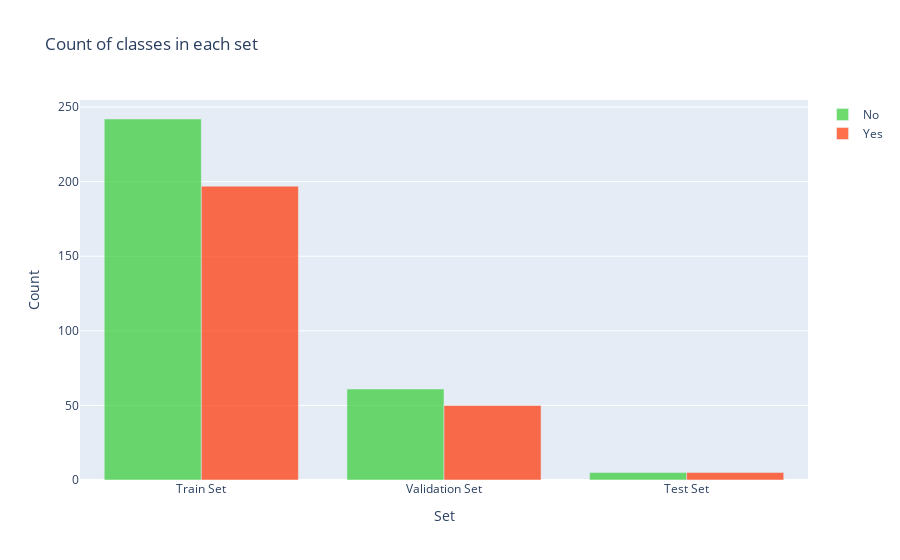

The code cell stored with this chart in its notebook:
### Code cell
y = dict()
y[0] = []
y[1] = []
for set_name in (y_train, y_val, y_test):
    y[0].append(np.sum(set_name == 0))
    y[1].append(np.sum(set_name == 1))

trace0 = go.Bar(
    x=['Train Set', 'Validation Set', 'Test Set'],
    y=y[0],
    name='No',
    marker=dict(color='#33cc33'),
    opacity=0.7
)
trace1 = go.Bar(
    x=['Train Set', 'Validation Set', 'Test Set'],
    y=y[1],
    name='Yes',
    marker=dict(color='#ff3300'),
    opacity=0.7
)
data = [trace0, trace1]
layout = go.Layout(
    title='Count of classes in each set',
    xaxis={'title': 'Set'},
    yaxis={'title': 'Count'}
)
fig = go.Figure(data, layout)
iplot(fig)

### Figure 1 — Plotly figure (JSON) as saved in the notebook; plotly's stock layout.template omitted (floating-point values rounded to 4 significant figures)
{"data": [{"marker": {"color": "#33cc33"}, "name": "No", "opacity": 0.7, "x": ["Train Set", "Validation Set", "Test Set"], "y": [242, 61, 5], "type": "bar"}, {"marker": {"color": "#ff3300"}, "name": "Yes", "opacity": 0.7, "x": ["Train Set", "Validation Set", "Test Set"], "y": [197, 50, 5], "type": "bar"}], "layout": {"title": {"text": "Count of classes in each set"}, "xaxis": {"title": {"text": "Set"}}, "yaxis": {"title": {"text": "Count"}}}}
